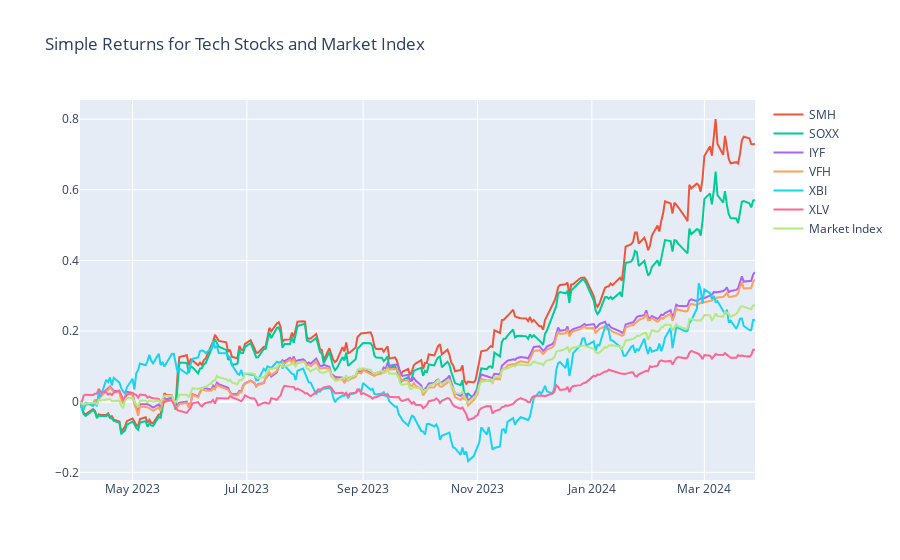

The notebook cell this image was saved under:
### Code cell
# plot the simple retruns using plotly for all stocks along with market index
fig = px.line(title="Simple Returns for Tech Stocks and Market Index")
fig.add_scatter(x=smh_data.index, y=smh_data['simple_return'], mode='lines', name='SMH')
fig.add_scatter(x=soxx_data.index, y=soxx_data['simple_return'], mode='lines', name='SOXX')
fig.add_scatter(x=iyf_data.index, y=iyf_data['simple_return'], mode='lines', name='IYF')
fig.add_scatter(x=vfh_data.index, y=vfh_data['simple_return'], mode='lines', name='VFH')
fig.add_scatter(x=xbi_data.index, y=xbi_data['simple_return'], mode='lines', name='XBI')
fig.add_scatter(x=xlv_data.index, y=xlv_data['simple_return'], mode='lines', name='XLV')

fig.add_scatter(x=market_index_data.index, y=market_index_data['simple_return'], mode='lines', name='Market Index')
fig.show()

### Figure 1 — Plotly figure (JSON) as saved in the notebook; plotly's stock layout.template omitted (floating-point values rounded to 4 significant figures; data arrays with more than 128 entries replaced by an {"elided": "..."} marker saying what was removed)
{"data": [{"hovertemplate": "<extra></extra>", "legendgroup": "", "line": {"color": "#636efa", "dash": "solid"}, "marker": {"symbol": "circle"}, "mode": "lines", "name": "", "orientation": "v", "showlegend": false, "type": "scatter", "xaxis": "x", "yaxis": "y"}, {"mode": "lines", "name": "SMH", "type": "scatter", "x": {"elided": "249 str values"}, "y": {"elided": "249 float values"}}, {"mode": "lines", "name": "SOXX", "type": "scatter", "x": {"elided": "249 str values"}, "y": {"elided": "249 float values"}}, {"mode": "lines", "name": "IYF", "type": "scatter", "x": {"elided": "249 str values"}, "y": {"elided": "249 float values"}}, {"mode": "lines", "name": "VFH", "type": "scatter", "x": {"elided": "249 str values"}, "y": {"elided": "249 float values"}}, {"mode": "lines", "name": "XBI", "type": "scatter", "x": {"elided": "249 str values"}, "y": {"elided": "249 float values"}}, {"mode": "lines", "name": "XLV", "type": "scatter", "x": {"elided": "249 str values"}, "y": {"elided": "249 float values"}}, {"mode": "lines", "name": "Market Index", "type": "scatter", "x": {"elided": "249 str values"}, "y": {"elided": "249 float values"}}], "layout": {"legend": {"tracegroupgap": 0}, "title": {"text": "Simple Returns for Tech Stocks and Market Index"}, "xaxis": {"anchor": "y", "domain": [0, 1]}, "yaxis": {"anchor": "x", "domain": [0, 1]}}}
